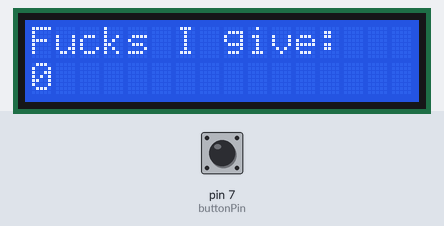
The sketch below on a simulated Arduino Uno, built with avr-gcc and run on an emulated ATmega328P. Parts: 16×2 character LCD. The test bench sets the inputs (shaded band); at power-on: pin 7 (buttonPin) LOW. What the sketch prints to the serial monitor is not drawn.

Above: at 1.2 s.
1.3 s: pin 7 (buttonPin) pulled HIGH for 3.2 s
At 5.7 s:
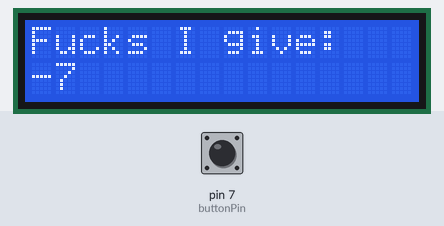
6.0 s: pin 7 (buttonPin) pulled HIGH for 0.15 s
At 7.6 s:
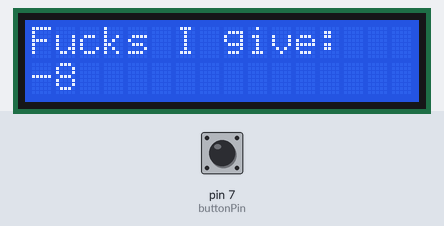
8.0 s: pin 7 (buttonPin) pulled HIGH for 1 s
At 9.8 s:
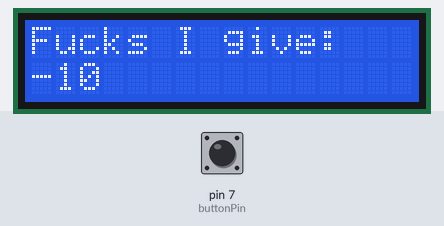
10.5 s: pin 7 (buttonPin) pulled HIGH for 0.15 s
At 12.3 s:
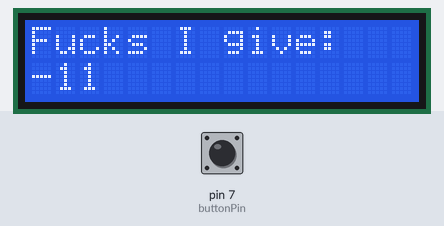
Timing chart, 0 to 13.5 s (numbered marks = the images above; inputs shaded):
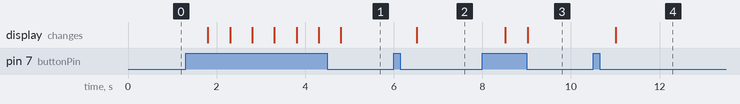

Measured:
- after the input at 1.3 s, the display: first changes after 0.50 s (image 1 shows a later state)
- after the input at 6.0 s, the display: changes after 0.51 s (image 2)
- after the input at 8.0 s, the display: first changes after 0.52 s (image 3 shows a later state)
- after the input at 10.5 s, the display: changes after 0.52 s (image 4)

The sketch:

lcd_screen.ino
```cpp
#include <LiquidCrystal.h>

LiquidCrystal lcd(12, 11, 5, 4, 3, 2);

const int buttonPin = 7;
int fucksIGive = 0;

void setup() {
    Serial.begin(9600);

    lcd.begin(16, 2);
    lcd.print("Fucks I give:");

    pinMode(buttonPin, INPUT);

}

void loop() {
    int buttonState = digitalRead(buttonPin);

    lcd.setCursor(0, 1);
    lcd.print(fucksIGive);

    Serial.print(fucksIGive, buttonPin);

    if (buttonState == HIGH) {
        fucksIGive--;
        delay(500);
    }
}
```
